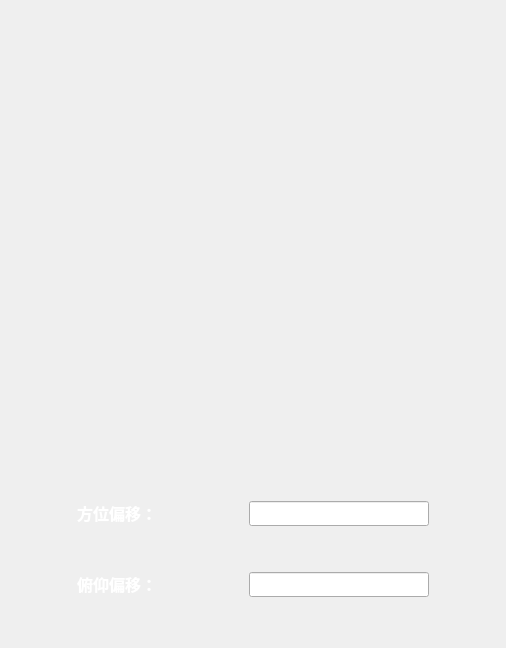
          <widget class="QWidget" name="page_5">
           <layout class="QGridLayout" name="gridLayout_16">
            <item row="3" column="0" colspan="2">
             <layout class="QHBoxLayout" name="horizontalLayout_35">
              <item>
               <widget class="QLabel" name="label_193">
                <property name="minimumSize">
                 <size>
                  <width>100</width>
                  <height>20</height>
                 </size>
                </property>
                <property name="maximumSize">
                 <size>
                  <width>100</width>
                  <height>20</height>
                 </size>
                </property>
                <property name="font">
                 <font>
                  <family>宋体</family>
                  <pointsize>12</pointsize>
                  <weight>75</weight>
                  <bold>true</bold>
                 </font>
                </property>
                <property name="styleSheet">
                 <string notr="true">color: rgb(255, 255, 255);
background-color: rgb(255, 255, 255,0);</string>
                </property>
                <property name="text">
                 <string>方位偏移：</string>
                </property>
               </widget>
              </item>
              <item>
               <widget class="QLineEdit" name="lineEdit_AZOffsets">
                <property name="minimumSize">
                 <size>
                  <width>180</width>
                  <height>25</height>
                 </size>
                </property>
                <property name="maximumSize">
                 <size>
                  <width>180</width>
                  <height>25</height>
                 </size>
                </property>
                <property name="readOnly">
                 <bool>true</bool>
                </property>
               </widget>
              </item>
             </layout>
            </item>
            <item row="1" column="0" colspan="2">
             <layout class="QVBoxLayout" name="verticalLayout_15">
              <item>
               <layout class="QHBoxLayout" name="horizontalLayout_20">
                <item>
                 <widget class="QPushButton" name="ButtonELUp">
                  <property name="minimumSize">
                   <size>
                    <width>172</width>
                    <height>100</height>
                   </size>
                  </property>
                  <property name="maximumSize">
                   <size>
                    <width>100</width>
                    <height>100</height>
                   </size>
                  </property>
                  <property name="styleSheet">
                   <string notr="true">QPushButton{
    background-image: url(:/icon/up.png);
    background-repeat: no-repeat;
    background-origin: padding;
    background-position: top center;
    padding-top:60px;
	padding-left:20px;
    border: none;
    text-align:left;
	color:rgb(255, 255, 255);
}
QPushButton:pressed{
	background-image:url(:/icon/up_press.png)

}</string>
                  </property>
                  <property name="text">
                   <string/>
                  </property>
                  <property name="iconSize">
                   <size>
                    <width>100</width>
                    <height>100</height>
                   </size>
                  </property>
                 </widget>
                </item>
               </layout>
              </item>
              <item>
               <layout class="QHBoxLayout" name="horizontalLayout_21">
                <item>
                 <spacer name="horizontalSpacer_8">
                  <property name="orientation">
                   <enum>Qt::Horizontal</enum>
                  </property>
                  <property name="sizeHint" stdset="0">
                   <size>
                    <width>40</width>
                    <height>20</height>
                   </size>
                  </property>
                 </spacer>
                </item>
                <item>
                 <widget class="QPushButton" name="ButtonAzLeft">
                  <property name="minimumSize">
                   <size>
                    <width>100</width>
                    <height>172</height>
                   </size>
                  </property>
                  <property name="maximumSize">
                   <size>
                    <width>100</width>
                    <height>172</height>
                   </size>
                  </property>
                  <property name="styleSheet">
                   <string notr="true">QPushButton{
    background-image: url(:/icon/left-2.png);
    background-repeat: no-repeat;
    background-origin: padding;
    background-position: top center;
    padding-top:60px;
	padding-left:20px;
    border: none;
    text-align:left;
	color:rgb(255, 255, 255,0);
}
QPushButton:pressed{
	background-image:url(:/icon/left-2_press.png)

}</string>
                  </property>
                  <property name="text">
                   <string/>
                  </property>
                  <property name="iconSize">
                   <size>
                    <width>100</width>
                    <height>100</height>
                   </size>
                  </property>
                 </widget>
                </item>
                <item>
                 <widget class="QPushButton" name="ButtonZero">
                  <property name="minimumSize">
                   <size>
                    <width>192</width>
                    <height>192</height>
                   </size>
                  </property>
                  <property name="maximumSize">
                   <size>
                    <width>192</width>
                    <height>192</height>
                   </size>
                  </property>
                  <property name="styleSheet">
                   <string notr="true">QPushButton{
    background-image: url(:/icon/zero.png);
    background-repeat: no-repeat;
    background-origin: padding;
    background-position: top center;
    padding-top:60px;
	padding-left:20px;
    border: none;
    text-align:left;
	color:rgb(255, 255, 255);
}
QPushButton:pressed{
	background-image:url(:/icon/zero_press.png)

}</string>
                  </property>
                  <property name="text">
                   <string/>
                  </property>
                  <property name="iconSize">
                   <size>
                    <width>100</width>
                    <height>100</height>
                   </size>
                  </property>
                 </widget>
                </item>
                <item>
                 <widget class="QPushButton" name="ButtonAzRight">
                  <property name="minimumSize">
                   <size>
                    <width>100</width>
                    <height>172</height>
                   </size>
                  </property>
                  <property name="maximumSize">
                   <size>
                    <width>100</width>
                    <height>172</height>
                   </size>
                  </property>
                  <property name="styleSheet">
                   <string notr="true">QPushButton{
    background-image: url(:/icon/right-2.png);
    background-repeat: no-repeat;
    background-origin: padding;
    background-position: top center;
    padding-top:60px;
	padding-left:20px;
    border: none;
    text-align:left;
	color:rgb(255, 255, 255);
}
QPushButton:pressed{
	background-image:url(:/icon/right-2_press.png)

}</string>
                  </property>
                  <property name="text">
                   <string/>
                  </property>
                  <property name="iconSize">
                   <size>
                    <width>100</width>
                    <height>100</height>
                   </size>
                  </property>
                 </widget>
                </item>
                <item>
                 <spacer name="horizontalSpacer_9">
                  <property name="orientation">
                   <enum>Qt::Horizontal</enum>
                  </property>
                  <property name="sizeHint" stdset="0">
                   <size>
                    <width>40</width>
                    <height>20</height>
                   </size>
                  </property>
                 </spacer>
                </item>
               </layout>
              </item>
              <item>
               <layout class="QHBoxLayout" name="horizontalLayout_22">
                <item>
                 <widget class="QPushButton" name="ButtonElDown">
                  <property name="minimumSize">
                   <size>
                    <width>172</width>
                    <height>100</height>
                   </size>
                  </property>
                  <property name="maximumSize">
                   <size>
                    <width>172</width>
                    <height>100</height>
                   </size>
                  </property>
                  <property name="styleSheet">
                   <string notr="true">QPushButton{
	background-image: url(:/icon/down.png);
	background-repeat: no-repeat;
    background-origin: padding;
    background-position: top center;
    padding-top:60px;
	padding-left:20px;
    border: none;
    text-align:left;
	color:rgb(255, 255, 255);
}
QPushButton:pressed{
	background-image:url(:/icon/down_press.png)

}</string>
                  </property>
                  <property name="text">
                   <string/>
                  </property>
                  <property name="iconSize">
                   <size>
                    <width>100</width>
                    <height>100</height>
                   </size>
                  </property>
                 </widget>
                </item>
               </layout>
              </item>
             </layout>
            </item>
            <item row="7" column="0" colspan="2">
             <layout class="QHBoxLayout" name="horizontalLayout_59">
              <item>
               <widget class="QLabel" name="label_199">
                <property name="minimumSize">
                 <size>
                  <width>100</width>
                  <height>20</height>
                 </size>
                </property>
                <property name="maximumSize">
                 <size>
                  <width>100</width>
                  <height>20</height>
                 </size>
                </property>
                <property name="font">
                 <font>
                  <pointsize>12</pointsize>
                  <weight>75</weight>
                  <bold>true</bold>
                 </font>
                </property>
                <property name="styleSheet">
                 <string notr="true">color: rgb(255, 255, 255);</string>
                </property>
                <property name="text">
                 <string>俯仰偏移：</string>
                </property>
               </widget>
              </item>
              <item>
               <widget class="QLineEdit" name="lineEdit_ELOffsets">
                <property name="minimumSize">
                 <size>
                  <width>180</width>
                  <height>25</height>
                 </size>
                </property>
                <property name="maximumSize">
                 <size>
                  <width>180</width>
                  <height>25</height>
                 </size>
                </property>
                <property name="readOnly">
                 <bool>true</bool>
                </property>
               </widget>
              </item>
             </layout>
            </item>
            <item row="0" column="0">
             <spacer name="verticalSpacer_3">
              <property name="orientation">
               <enum>Qt::Vertical</enum>
              </property>
              <property name="sizeHint" stdset="0">
               <size>
                <width>20</width>
                <height>40</height>
               </size>
              </property>
             </spacer>
            </item>
            <item row="6" column="0">
             <spacer name="verticalSpacer_2">
              <property name="orientation">
               <enum>Qt::Vertical</enum>
              </property>
              <property name="sizeHint" stdset="0">
               <size>
                <width>20</width>
                <height>40</height>
               </size>
              </property>
             </spacer>
            </item>
            <item row="8" column="0" colspan="2">
             <spacer name="verticalSpacer">
              <property name="orientation">
               <enum>Qt::Vertical</enum>
              </property>
              <property name="sizeHint" stdset="0">
               <size>
                <width>20</width>
                <height>40</height>
               </size>
              </property>
             </spacer>
            </item>
            <item row="2" column="0" colspan="2">
             <spacer name="verticalSpacer_17">
              <property name="orientation">
               <enum>Qt::Vertical</enum>
              </property>
              <property name="sizeHint" stdset="0">
               <size>
                <width>20</width>
                <height>40</height>
               </size>
              </property>
             </spacer>
            </item>
           </layout>
          </widget>
